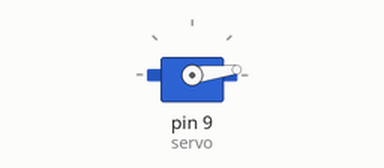
The sketch below on a simulated Arduino Uno, built with avr-gcc and run on an emulated ATmega328P. On the bench: servo. What the sketch prints to the serial monitor is not drawn.

Above: at 0.05 s.
At 0.85 s:
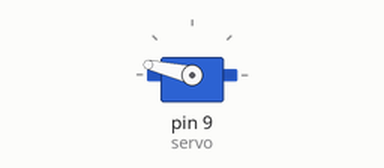
At 1.2 s:
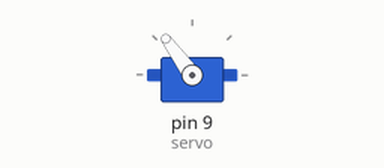
At 1.7 s:
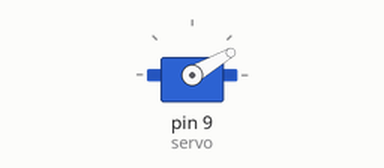
Timing chart, 0 to 4.2 s (numbered marks = the images above):
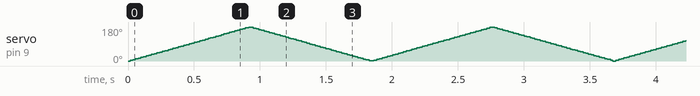

The sketch:

0-180deg_looping.ino
```cpp
#include <Servo.h>

int posisi = 0;

Servo servo;

void setup()
{
  servo.attach(9);
  Serial.begin(9600);
}

void loop()
{
  for (posisi = 0; posisi <= 180; posisi ++) {

    servo.write(posisi);

    delay(5); // Wait for 15 millisecond(s)
  }
  for (posisi = 180; posisi >= 0; posisi --) {

    servo.write(posisi);
    delay(5); // Wait for 15 millisecond(s)
  }
  Serial.println(posisi);
}
```
